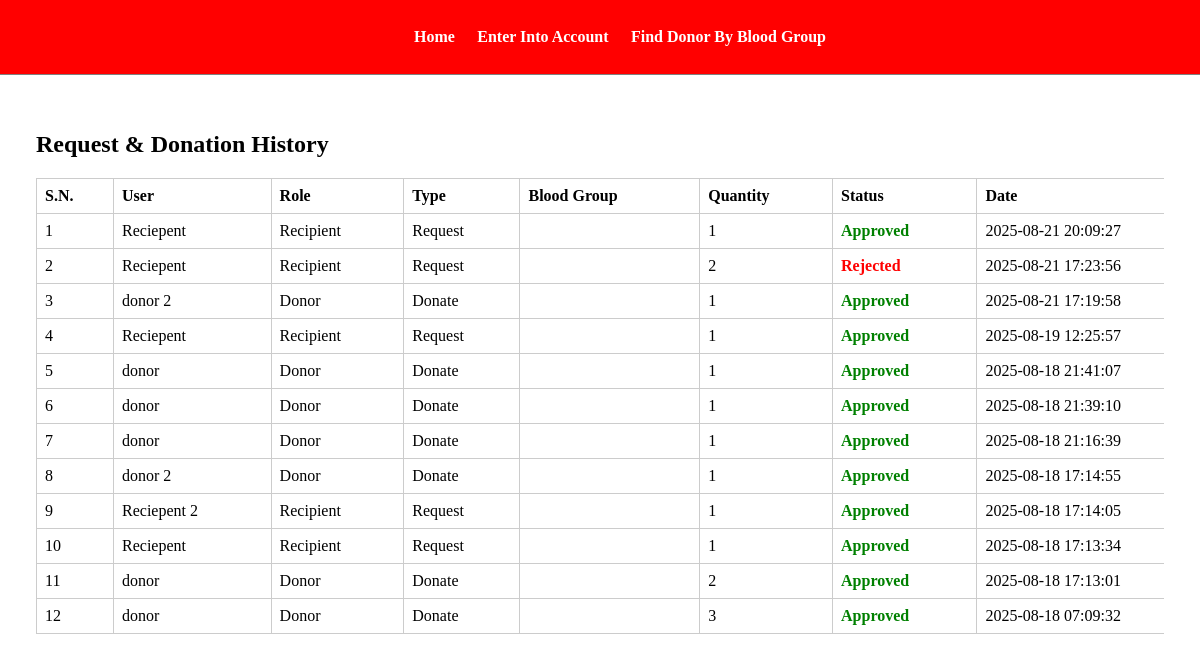
Page /admin/history.php (signed in) on the committed database.
### tables this page shows
CREATE TABLE `blood_requests` (
  `id` int(11) NOT NULL,
  `user_id` int(11) NOT NULL,
  `blood_group` varchar(5) NOT NULL,
  `quantity` int(11) NOT NULL,
  `request_type` enum('donate','request') NOT NULL,
  `status` enum('pending','approved','rejected') DEFAULT 'pending',
  `request_date` timestamp NOT NULL DEFAULT current_timestamp()
);

CREATE TABLE `users` (
  `id` int(11) NOT NULL,
  `name` varchar(100) NOT NULL,
  `email` varchar(100) NOT NULL,
  `password` varchar(255) NOT NULL,
  `role` enum('admin','donor','recipient') NOT NULL,
  `blood_group` varchar(11) DEFAULT NULL,
  `search` varchar(11) DEFAULT NULL,
  `age` int(11) DEFAULT NULL,
  `gender` enum('Male','Female','Other') DEFAULT NULL,
  `phone` varchar(20) DEFAULT NULL,
  `address` text DEFAULT NULL,
  `created_at` timestamp NOT NULL DEFAULT current_timestamp()
);

### admin/history.php (the view, shortened to what this page needs)
<?php
    include ('../includes/db.php');
    $sql = "SELECT * FROM blood_requests , users WHERE
    blood_requests.status IN ('approved','rejected') AND users.id = blood_requests.user_id
    ORDER BY blood_requests.request_date DESC";
    $res = mysqli_query($conn,$sql);
?>
<!DOCTYPE html>
<html>
<head>
    <link rel="stylesheet" href="../Css/style.css">
</head>
<body>
    <div class="menu text-center">
        <div class="wrapper">
            <ul>
                <li><a href="../index.php">Home</a></li>
                <li><a href="../account.php">Enter Into Account</a></li>
                <li><a href="../find_donor.php">Find Donor By Blood Group</a></li>
            </ul>
        </div>
    </div>
    <div class="main-content">
        <div class="tbl-wrapper">
            <h2>Request & Donation History</h2>
            <table class="tbl">
                <tr>
                    <th>S.N.</th>
                    <th>User</th>
                    <th>Role</th>
                    <th>Type</th>
                    <th>Blood Group</th>
                    <th>Quantity</th>
                    <th>Status</th>
                    <th>Date</th>
                </tr>
                <?php
                $sn = 1;
                while ($row = mysqli_fetch_assoc($res)) { ?>
                <tr>
                    <td><?php echo $sn++; ?></td>
                    <td><?php echo ($row['name']); ?></td>
                    <td><?php echo ucfirst($row['role']); ?></td>
                    <td><?php echo ucfirst($row['request_type']); ?></td>
                    <td><?php echo $row['blood_group']; ?></td>
                    <td><?php echo $row['quantity']; ?></td>
                    <td>
                        <?php if ($row['status'] === 'approved') { ?>
                            <span class="approved">Approved</span>
                        <?php } else { ?>
                            <span class="rejected">Rejected</span>
                        <?php } ?>
                    </td>
                    <td><?php echo $row['request_date']; ?></td>
                </tr>
                <?php } ?>
            </table>
        </div>
    </div>
</body>
</html>

### Css/style.css (style rules this page uses)
body { margin: 0; padding: 0; }
.menu { border-bottom: 1px solid gray; background-color: red; }
.menu ul { list-style-type: none; }
.menu ul li { display: inline; padding: 1%; }
.menu ul li a { text-decoration: none; font-weight: bold; color: white; }
.wrapper { padding: 1%; width: 80%; margin: 0 auto; }
.text-center { text-align: center; }
.main-content { padding: 3%; }
.tbl-wrapper { overflow-x: auto; width: 100%; }
.tbl { border-collapse: collapse; min-width: 1200px; }
.tbl th, .tbl td { padding: 8px; border: 1px solid #ccc; text-align: left; white-space: nowrap; }
.approved { color: green; font-weight: bold; }
.rejected { color: red; font-weight: bold; }

### rows in the picture
blood_requests: user.name "Reciepent", user.role "Recipient", request_type "Request", quantity "1", status "Approved", request_date "2025-08-21 20:09:27"
blood_requests: user.name "Reciepent", user.role "Recipient", request_type "Request", quantity "2", status "Rejected", request_date "2025-08-21 17:23:56"
blood_requests: user.name "donor 2", user.role "Donor", request_type "Donate", quantity "1", status "Approved", request_date "2025-08-21 17:19:58"
blood_requests: user.name "Reciepent", user.role "Recipient", request_type "Request", quantity "1", status "Approved", request_date "2025-08-19 12:25:57"
blood_requests: user.name "donor", user.role "Donor", request_type "Donate", quantity "1", status "Approved", request_date "2025-08-18 21:41:07"
blood_requests: user.name "donor", user.role "Donor", request_type "Donate", quantity "1", status "Approved", request_date "2025-08-18 21:39:10"
blood_requests: user.name "donor", user.role "Donor", request_type "Donate", quantity "1", status "Approved", request_date "2025-08-18 21:16:39"
blood_requests: user.name "donor 2", user.role "Donor", request_type "Donate", quantity "1", status "Approved", request_date "2025-08-18 17:14:55"
blood_requests: user.name "Reciepent 2", user.role "Recipient", request_type "Request", quantity "1", status "Approved", request_date "2025-08-18 17:14:05"
blood_requests: user.name "Reciepent", user.role "Recipient", request_type "Request", quantity "1", status "Approved", request_date "2025-08-18 17:13:34"
blood_requests: user.name "donor", user.role "Donor", request_type "Donate", quantity "2", status "Approved", request_date "2025-08-18 17:13:01"
blood_requests: user.name "donor", user.role "Donor", request_type "Donate", quantity "3", status "Approved", request_date "2025-08-18 07:09:32"
